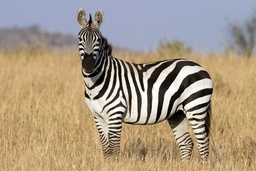
#> input picture data/img1.jpg, 256 x 171 px, shrunk from 1000 x 667 before the run, found by its file name
$ jupyter execute Question_1.ipynb   (shell and % lines are left out)   (older library calls are emulated)
#> lines starting #> are read from the running program, lines starting #| are printed output that depends on the picture; after the words box and inside, x2 and y2 are one past the last pixel; in counts of white or black regions, pixels touching at a corner belong together
# GHD

## Imports

[cell 1]
import numpy as np

import matplotlib.pyplot as plt
import seaborn as sns; sns.set(); sns.set_style('dark')

from skimage.transform import resize
from skimage.util.shape import view_as_windows
from skimage.feature import graycomatrix, graycoprops

from numba import jit, njit, prange

import cv2

from joblib import Parallel, delayed
import time

## Functions

[cell 2]
def rgb(img):
    return cv2.cvtColor(img, cv2.COLOR_BGR2RGB)

def bgr(img):
    return cv2.cvtColor(img, cv2.COLOR_RGB2BGR)

def gray(img):
    return cv2.cvtColor(img, cv2.COLOR_RGB2GRAY)

def disp(img, title='', s=8, vmin=None, vmax=None):
    plt.figure(figsize=(s,s))
    plt.axis('off')
    if vmin is not None and vmax is not None:
        plt.imshow(img, cmap='gray', vmin=vmin, vmax=vmax)
    else:
        plt.imshow(img, cmap='gray')
    plt.title(title)
    plt.show()

# [31 lines left out: functions uint8ify, overlay, before_after, not called in this run]

## Load Images

[cell 3]
def downsample(img, factor=2):
    return resize(img, (img.shape[0]//factor, img.shape[1]//factor), anti_aliasing=True)

[cell 4]
img1 = (downsample(rgb(cv2.imread('data\img1.jpg')), factor=2)*255).astype(np.uint8)
#> in downsample, `return resize(img, (img.shape[0]//factor, img.shape[1]//factor), anti_..`:
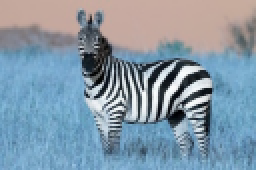
#> returned value: shape (85, 128, 3) float64 (shown 2 times larger); mean of channels 0, 1, 2 0.658, 0.597, 0.52; drawn as B, G, R
img1_gray = gray(img1)
#> in gray, `return cv2.cvtColor(img, cv2.COLOR_RGB2GRAY)`:
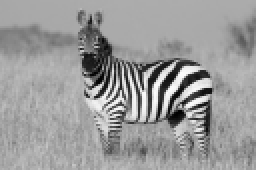
#> returned value: shape (85, 128) (shown 2 times larger); min 1, max 253, mean 154.2
img2 = (downsample(rgb(cv2.imread('data\img2.jpg')), factor=5)*255).astype(np.uint8)
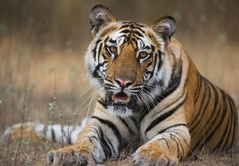
#> input picture data/img2.jpg, 239 x 166 px, shrunk from 934 x 650 before the run, found by its file name
img2_gray = gray(img2)

disp(img1, f'Image 1 @ {img1.shape[0]}x{img1.shape[1]}')
disp(img2, f'Image 2 @ {img2.shape[0]}x{img2.shape[1]}')

disp(img1_gray, f'Image 1 Gray @ {img1_gray.shape[0]}x{img1_gray.shape[1]}')
disp(img2_gray, f'Image 2 Gray @ {img2_gray.shape[0]}x{img2_gray.shape[1]}')

## GLCM Features

### get patches

[cell 5]
def get_patches(img, patch_size=9, step_size=1, grayscale_levels=100):
    # reduce the number of levels in the image
    img = (img / 255 * grayscale_levels).astype(np.uint8)
    patches = view_as_windows(img, (patch_size, patch_size), step=step_size)
    return patches

def show_random_patches(patches, title=''):
    fig, axs = plt.subplots(3, 3, constrained_layout=True, figsize=(8,8))
    fig.suptitle(title)
    for i in range(3):
        for j in range(3):
            axs[i,j].axis('off')
            axs[i,j].imshow(patches[np.random.randint(patches.shape[0]), np.random.randint(patches.shape[1])], cmap='gray')
    plt.show()
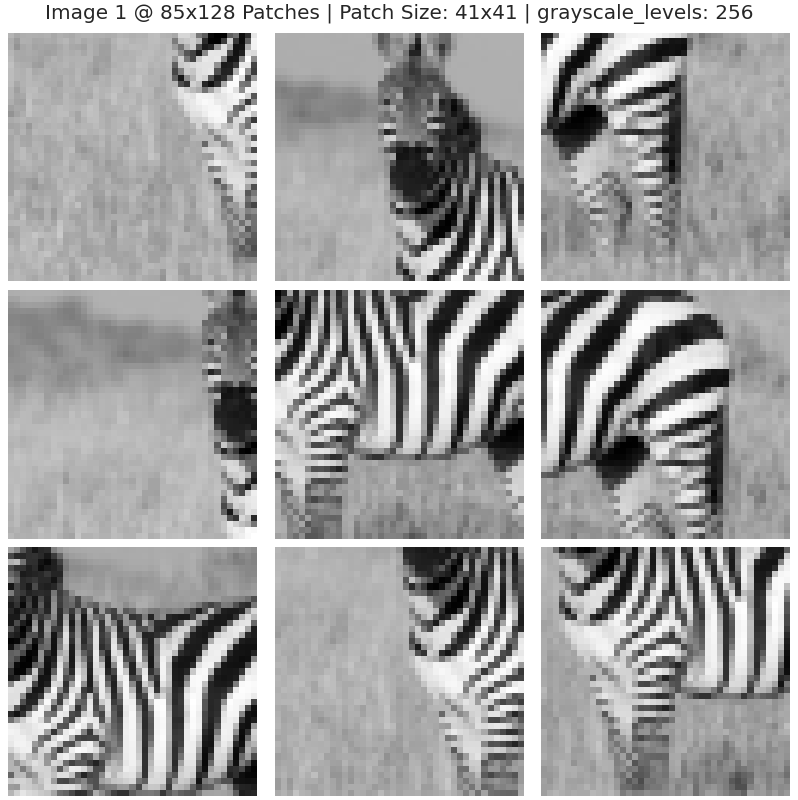
#> figure drawn by matplotlib, 9 panels

[cell 6]
np.random.seed(2)
patches = get_patches(img1_gray, patch_size=41, step_size=1, grayscale_levels=256)
show_random_patches(patches, title=f"Image 1 @ {img1_gray.shape[0]}x{img1_gray.shape[1]} Patches | Patch Size: 41x41 | grayscale_levels: 256")

[cell 7]
np.random.seed(2)
patches = get_patches(img1_gray, patch_size=41, step_size=1, grayscale_levels=50)
#> call 2 of get_patches, with patch_size = 41, step_size = 1, grayscale_levels = 50
#> in get_patches (call 2), `img = (img / 255 * grayscale_levels).astype(np.uint8)`:
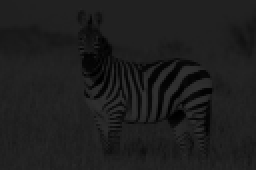
#> img: shape (85, 128) (shown 2 times larger); min 0, max 49, mean 29.7
show_random_patches(patches, title=f"Image 1 @ {img1_gray.shape[0]}x{img1_gray.shape[1]} Patches | Patch Size: 41x41 | grayscale_levels: 20")
#> call 3 of get_patches, with patch_size = 41, step_size = 1, grayscale_levels = 100
#> in get_patches (call 3), `img = (img / 255 * grayscale_levels).astype(np.uint8)`:
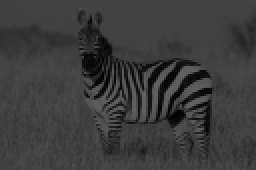
#> img: shape (85, 128) (shown 2 times larger); min 0, max 99, mean 60

[cell 8]
np.random.seed(0)

### GLCM Feature Extraction

[cell 9]
def get_glcm_features(patches, levels=256, n_features=4):
    # GLCM features
#> called with patches = array of shape (45, 88, 41, 41), levels = 100, n_features = 5
    features = np.zeros((patches.shape[0], patches.shape[1], n_features))

    # Loop over patches
    start_time = time.time()
    for i in range(patches.shape[0]):
        time_elapsed = time.time() - start_time
        predicted_time = time_elapsed / (i+1) * patches.shape[0] - time_elapsed
        print(f'Processing row {i+1}/{patches.shape[0]} | Time Elapsed: {time_elapsed:.2f} secs | Time remaining: {predicted_time:.2f} secs', end='\r')
        for j in range(patches.shape[1]):
            glcm = graycomatrix(patches[i,j].copy(), [1], [0], levels=levels, symmetric=True, normed=True)

            features[i,j,0] = graycoprops(glcm, 'dissimilarity')[0, 0]
            if n_features == 1:
                continue

            features[i,j,1] = graycoprops(glcm, 'correlation')[0, 0]
            if n_features == 2:
                continue

            features[i,j,2] = graycoprops(glcm, 'contrast')[0, 0]
            if n_features == 3:
                continue

            features[i,j,3] = graycoprops(glcm, 'homogeneity')[0, 0]
            if n_features == 4:
                continue

            features[i,j,4] = graycoprops(glcm, 'ASM')[0, 0]
            if n_features == 5:
                continue

            features[i,j,5] = graycoprops(glcm, 'energy')[0, 0]
            if n_features > 6:
                raise ValueError('Too many features requested')
    return features

# [71 lines left out: functions get_glcm_features_numba, get_glcm_features_numba_parallel, not called in this run]

[cell 10]
def get_glcm_features_parallel(patches, levels=256, n_features=4):
    # GLCM features
    full_features = np.zeros((patches.shape[0], patches.shape[1], n_features))

    def extract_features(patch):
        glcm = graycomatrix(patch.copy(), [1], [0], levels=levels, symmetric=True, normed=True)
        features = np.zeros(n_features)
        features[0] = graycoprops(glcm, 'dissimilarity')[0, 0]
        if n_features == 1:
            return features

        features[1] = graycoprops(glcm, 'correlation')[0, 0]
        if n_features == 2:
            return features

        features[2] = graycoprops(glcm, 'contrast')[0, 0]
        if n_features == 3:
            return features

        features[3] = graycoprops(glcm, 'homogeneity')[0, 0]
        if n_features == 4:
            return features

        features[4] = graycoprops(glcm, 'ASM')[0, 0]
        if n_features == 5:
            return features

        features[5] = graycoprops(glcm, 'energy')[0, 0]
        if n_features > 6:
            raise ValueError('Too many features requested')
        return features

    # Loop over patches in parallel
    nprocs = 10
    result = []
    result.extend(Parallel(n_jobs=nprocs)(delayed(extract_features)(patches[i,j]) for i in range(patches.shape[0]) for j in range(patches.shape[1])))
    result = np.array(result)
    full_features = result.reshape(patches.shape[0], patches.shape[1], n_features)

    return full_features

### Speed Improvements

[cell 11]
# One patch per pixel
levels = 100
patches = get_patches(img1_gray, patch_size=41, step_size=1, grayscale_levels=levels)
features = get_glcm_features(patches, levels=levels, n_features=5)
features.shape
#> Out = (45, 88, 5)

[cell 12]
# One patch per pixel
levels = 50
patches = get_patches(img1_gray, patch_size=41, step_size=1, grayscale_levels=levels)
features = get_glcm_features_parallel(patches, levels=levels, n_features=5)
features.shape
#> Out = (45, 88, 5)

[cell 13]
# %%time
# # One patch per pixel
# levels = 2
# patches = get_patches(img1_gray, patch_size=9, step_size=1, grayscale_levels=levels)
# features = get_glcm_features_numba(patches, levels=levels, n_features=3)
# features.shape

[cell 14]
# %%time
# # One patch per pixel
# levels = 2
# patches = get_patches(img1_gray, patch_size=9, step_size=1, grayscale_levels=levels)
# features = get_glcm_features_numba_parallel(patches, levels=levels, n_features=3)
# features.shape

### Clustering using K-Means

[cell 15]
from sklearn.cluster import KMeans
from matplotlib import colors


kmeans = KMeans(n_clusters=3, random_state=2).fit(features.reshape(-1, features.shape[-1]))
labels = kmeans.labels_.reshape(features.shape[:2])
#> labels: shape (45, 88) int32; 3 distinct labels, from 0 to 2

# Colormap
# make a color map of fixed colors
cmap = colors.ListedColormap([[10/255, 10/255, 10/255], [128/255, 64/255, 128/255], [102/255, 102/255, 156/255]])
bounds=[0,1,2,3]
norm = colors.BoundaryNorm(bounds, cmap.N)

# plot labels
fig, ax = plt.subplots(1, 2, figsize=(12, 10), constrained_layout=True)
ax[0].imshow(img1_gray, cmap='gray')
ax[0].set_title('Original image')
ax[0].set_axis_off()

ax[1].imshow(labels, cmap=cmap, norm=norm)
ax[1].set_title('Segmented image')
ax[1].set_axis_off()
plt.show()

[cell 16]
def segment_image_glcm(img, levels=50, patch_size=41, n_features=5, random_state=2, n_clusters=2, debug=True):
    # One patch per pixel
#> called with levels = 50, patch_size = 41, n_features = 5, random_state = 2, n_clusters = 2, debug = True
    patches = get_patches(img, patch_size=patch_size, step_size=1, grayscale_levels=levels)
    features = get_glcm_features_parallel(patches, levels=levels, n_features=n_features)

    # Cluster features
    kmeans = KMeans(n_clusters=n_clusters, random_state=random_state).fit(features.reshape(-1, features.shape[-1]))
    labels = kmeans.labels_.reshape(features.shape[:2])
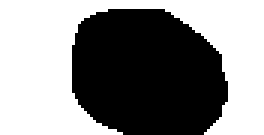
#> labels: shape (45, 88) int32 (shown 3 times larger); values 0 (black) and 1 (white), 53.9% white; 1 black region, box (x1, y1, x2, y2) and area: (24, 3, 76, 45) 1824

    # Make a color map of fixed colors
    if n_clusters == 3:
        cmap = colors.ListedColormap([[10/255, 10/255, 10/255], [128/255, 64/255, 128/255], [102/255, 102/255, 156/255]])
        bounds=[0,1,2,3]
    elif n_clusters == 2:
        cmap = colors.ListedColormap([[128/255, 64/255, 128/255], [102/255, 102/255, 156/255]])
        bounds=[0,1,2]

    norm = colors.BoundaryNorm(bounds, cmap.N)

    # plot labels
    if debug:
        fig, ax = plt.subplots(1, 2, figsize=(12, 10), constrained_layout=True)
        ax[0].imshow(img, cmap='gray')
        ax[0].set_title('Gray image')
        ax[0].set_axis_off()

        ax[1].imshow(labels, cmap=cmap, norm=norm)
        ax[1].set_title('Segmented image')
        ax[1].set_axis_off()
        plt.show()

### Results

[cell 17]
segment_image_glcm(img1_gray, levels=50, patch_size=41, n_features=5, random_state=2, debug=True)

[cell 18]
segment_image_glcm(img1_gray, levels=30, patch_size=21, n_features=6, random_state=2, debug=True)
#> in segment_image_glcm (call 2), `labels = kmeans.labels_.reshape(features.shape[:2])`: labels: shape (65, 108) int32; values 0 (black) and 1 (white), 82.5% white; 1 black region, box (x1, y1, x2, y2) and area: (36, 17, 85, 52) 1226

[cell 19]
segment_image_glcm(img1_gray, levels=40, patch_size=15, n_features=3, random_state=2, debug=True)
#> call 3 of segment_image_glcm, with levels = 40, patch_size = 15, n_features = 3, random_state = 2, n_clusters = 2, debug = True
#> call 4 of get_glcm_features_parallel, with patches = array of shape (71, 114, 15, 15), levels = 40, n_features = 3
#> in get_glcm_features_parallel (call 4), `full_features = result.reshape(patches.shape[0], patches.shape[1], n_f..`:
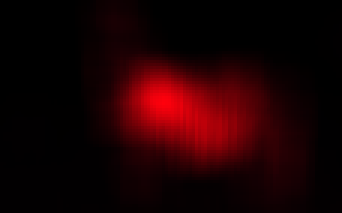
#> full_features: shape (71, 114, 3) float64 (shown 3 times larger); mean of channels 0, 1, 2 3.1, 0.6, 37.7; drawn with min black and max white
#> in segment_image_glcm (call 3), `labels = kmeans.labels_.reshape(features.shape[:2])`:
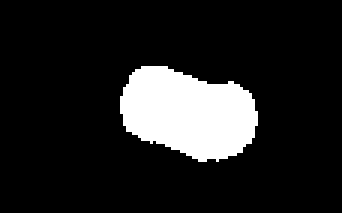
#> labels: shape (71, 114) int32 (shown 3 times larger); values 0 (black) and 1 (white), 13.2% white; 1 white region, box (x1, y1, x2, y2) and area: (40, 22, 86, 54) 1065

[cell 20]
segment_image_glcm(img1_gray, levels=80, patch_size=21, n_features=2, random_state=2, debug=True)
#> call 4 of segment_image_glcm, with levels = 80, patch_size = 21, n_features = 2, random_state = 2, n_clusters = 2, debug = True
#> in segment_image_glcm (call 4), `labels = kmeans.labels_.reshape(features.shape[:2])`:
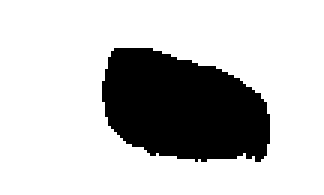
#> labels: shape (65, 108) int32 (shown 3 times larger); values 0 (black) and 1 (white), 76.9% white; 1 black region, box (x1, y1, x2, y2) and area: (34, 16, 90, 54) 1620

[cell 21]
segment_image_glcm(img1_gray, levels=20, patch_size=5, n_features=2, random_state=2, debug=True)
